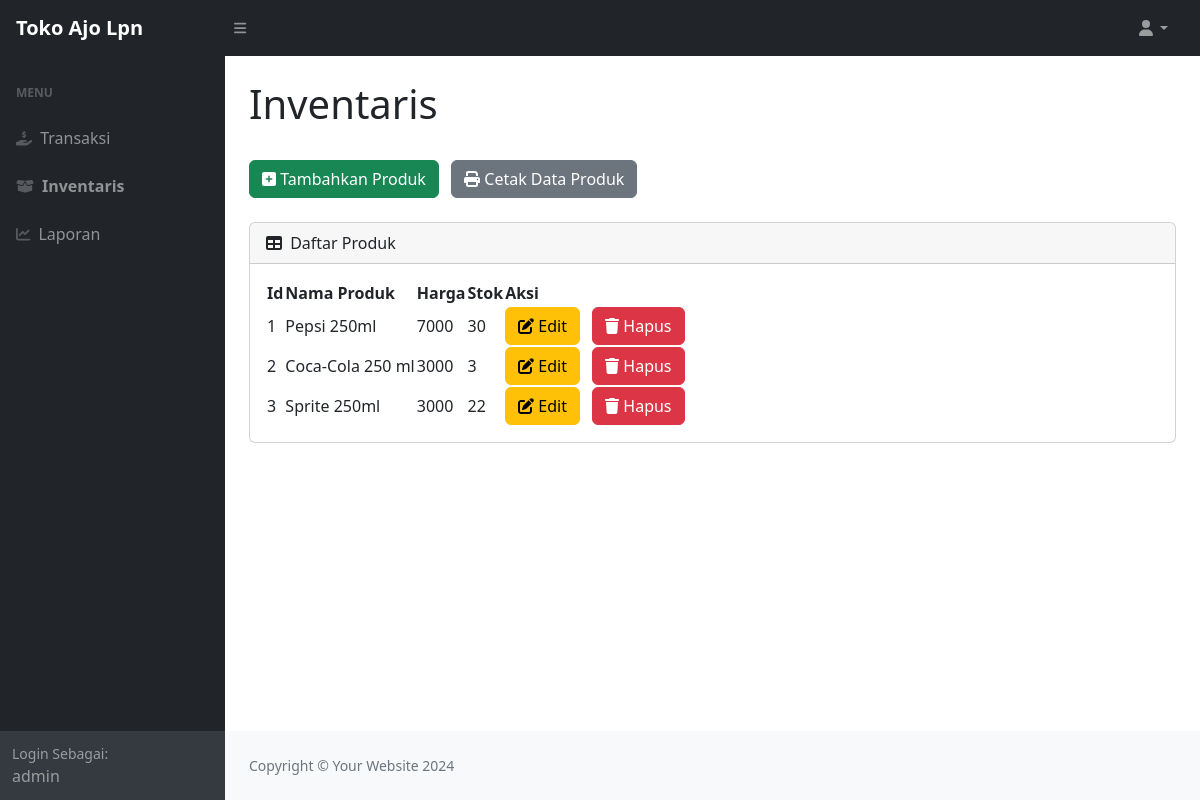
Screenshot of /tokoajo/inventaris.php (signed in) with the database file from the repository.
### tables this page shows
CREATE TABLE `produk` (
  `idproduk` int(11) NOT NULL,
  `namaproduk` varchar(60) NOT NULL,
  `harga` int(11) NOT NULL,
  `stok` int(11) NOT NULL
);

### tokoajo/inventaris.php (the view, shortened to what this page needs)
<?php
require 'function.php';
?>
<!DOCTYPE html>
<html lang="en">
    <head>
        <link href="https://cdn.jsdelivr.net/npm/simple-datatables@7.1.2/dist/style.min.css" rel="stylesheet" />
        <link href="css/styles.css" rel="stylesheet" />
    </head>
    <body class="sb-nav-fixed">
        <nav class="sb-topnav navbar navbar-expand navbar-dark bg-dark">
            <a class="navbar-brand ps-3" href="index.php"><b>Toko Ajo Lpn</b></a>
            <button class="btn btn-link btn-sm order-1 order-lg-0 me-4 me-lg-0" id="sidebarToggle" href="#!"><i class="fas fa-bars"></i></button>
            <ul class="navbar-nav ms-auto ms-md-0 me-3 me-lg-4">
                <li class="nav-item dropdown">
                    <a class="nav-link dropdown-toggle" id="navbarDropdown" href="#" role="button" data-bs-toggle="dropdown" aria-expanded="false"><i class="fas fa-user fa-fw"></i></a>
                </li>
            </ul>
        </nav>
        <div id="layoutSidenav">
            <div id="layoutSidenav_nav">
                <nav class="sb-sidenav accordion sb-sidenav-dark" id="sidenavAccordion">
                    <div class="sb-sidenav-menu">
                        <div class="nav">
                            <div class="sb-sidenav-menu-heading">Menu</div>
                            <a class="nav-link" href="index.php">
                                <div class="sb-nav-link-icon"><i class="fa-solid fa-hand-holding-dollar"></i></div>
                                Transaksi
                            </a>
                            <a class="nav-link" href="inventaris.php">
                                <div class="sb-nav-link-icon"><i class="fa-solid fa-box-open"></i></div>
                                <b>Inventaris</b>
                            </a>
                            <a class="nav-link" href="laporan.php">
                                <div class="sb-nav-link-icon"><i class="fa-solid fa-chart-line"></i></div>
                                Laporan
                            </a>
                        </div>
                    </div>
                    <div class="sb-sidenav-footer">
                        <?php
                        $username = $_SESSION['username'];
                        ?>
                        <div class="small">Login Sebagai:</div>
                        <?=$username;?>
                    </div>
                </nav>
            </div>
            <div id="layoutSidenav_content">
                <main>
                    <div class="container-fluid px-4">
                        <h1 class="mt-4">Inventaris</h1>
                        <br>
                            <button type="button" class="btn btn-success me-2" data-bs-toggle="modal" data-bs-target="#myModal">
                            <i class="fa-solid fa-square-plus"></i>
                             Tambahkan Produk
                            </button>
                            <a href="cetakdataproduk.php" class="btn btn-secondary" target="_blank">
                            <i class="fa-solid fa-print"></i>
                             Cetak Data Produk</a>
                            <br><br>
                        <div class="card mb-4">
                            <div class="card-header">
                                <i class="fas fa-table me-1"></i>
                                Daftar Produk
                            </div>
                            <div class="card-body">
                                <table id="datatablesSimple">
                                    <thead>
                                        <tr>
                                            <th>Id</th>
                                            <th>Nama Produk</th>
                                            <th>Harga</th>
                                            <th>Stok</th>
                                            <th>Aksi</th>
                                        </tr>
                                    </thead>
                                    <tbody>
                                        <?php
                                        $ambilsemuadataproduk = mysqli_query($koneksi,"SELECT * FROM produk");
                                        $i = 1;
                                        while($data=mysqli_fetch_array($ambilsemuadataproduk)){
                                            $namaproduk = $data['namaproduk'];
                                            $harga = $data['harga'];
                                            $stok = $data['stok'];
                                            $idproduk = $data['idproduk'];
                                        ?>
                                        <tr>
                                            <td><?=$i++;?></td>
                                            <td><?=$namaproduk;?></td>
                                            <td><?=$harga;?></td>
                                            <td><?=$stok;?></td>
                                            <td>
                                            <button type="button" class="btn btn-warning me-2" data-bs-toggle="modal" data-bs-target="#edit<?=$idproduk;?>">
                                            <i class="fa-solid fa-pen-to-square"></i> Edit
                                            </button>
                                            <button type="button" class="btn btn-danger" data-bs-toggle="modal" data-bs-target="#hapus<?=$idproduk;?>">
                                            <i class="fa-solid fa-trash"></i> Hapus
                                            </button>
                                            </td>
                                        </tr>
                                        <?php
                                        };
                                        ?>
                                    </tbody>
                                </table>
                            </div>
                        </div>
                    </div>
                </main>
                <footer class="py-4 bg-light mt-auto">
                    <div class="container-fluid px-4">
                        <div class="d-flex align-items-center justify-content-between small">
                            <div class="text-muted">Copyright &copy; Your Website 2024</div>
                        </div>
                    </div>
                </footer>
            </div>
        </div>
    </body>
</html>

### rows the page displays
produk: namaproduk "Pepsi 250ml", harga "7000", stok "30"
produk: namaproduk "Coca-Cola 250 ml", harga "3000", stok "3"
produk: namaproduk "Sprite 250ml", harga "3000", stok "22"

### other values shown
$username "admin"
